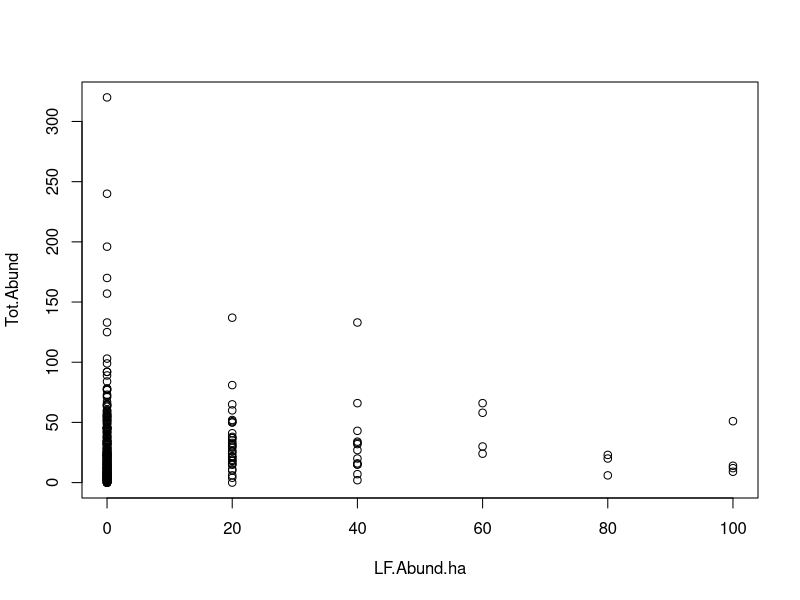
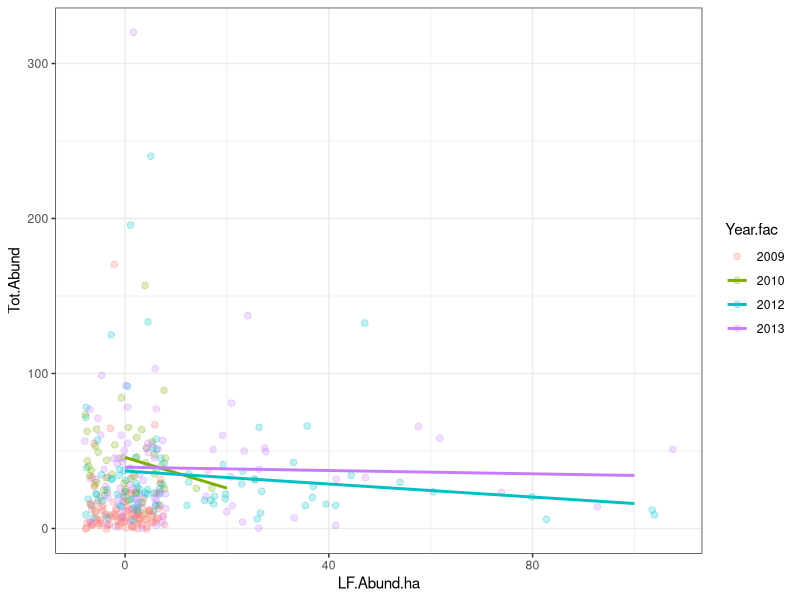
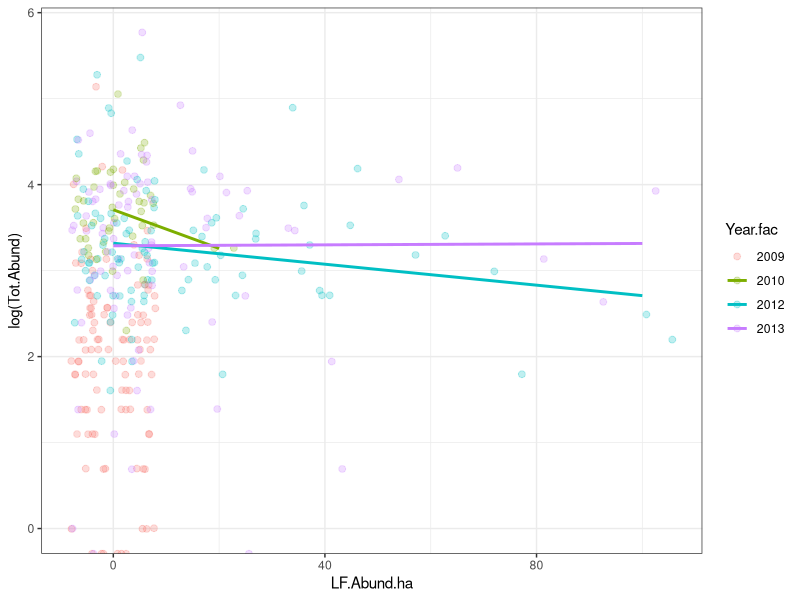
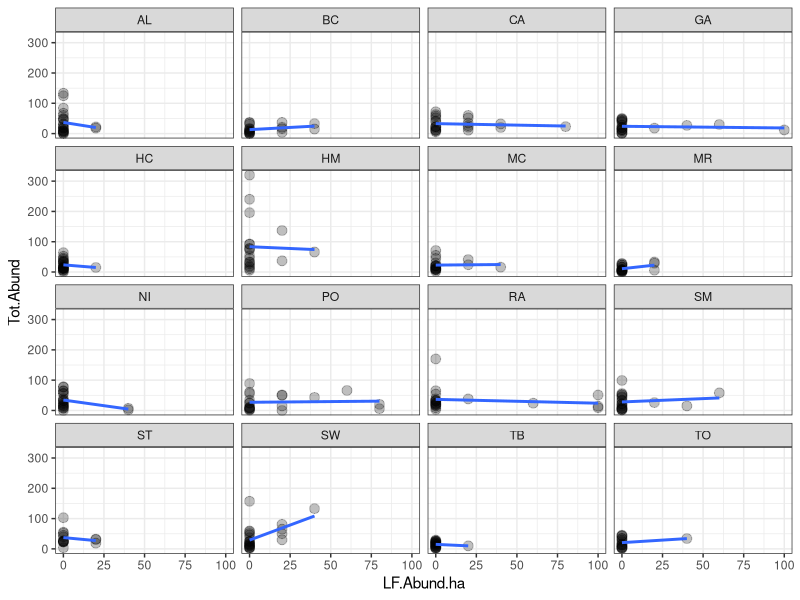
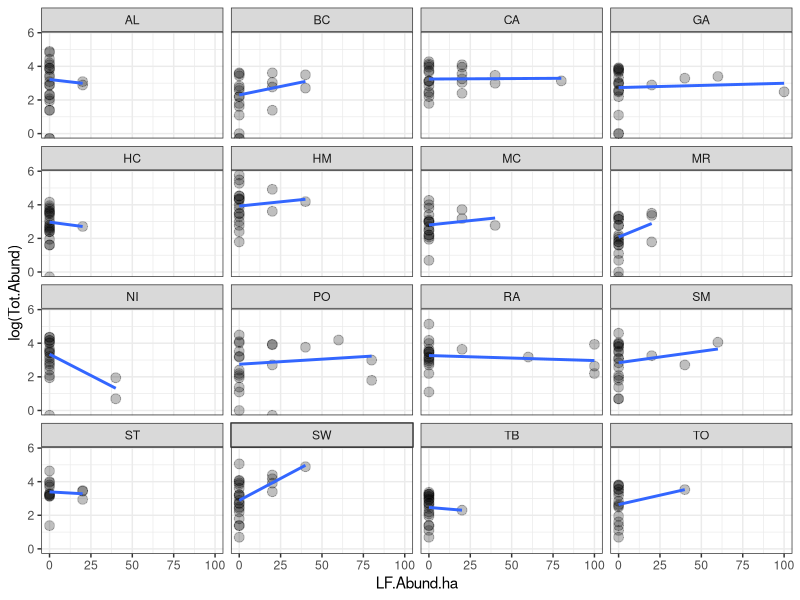
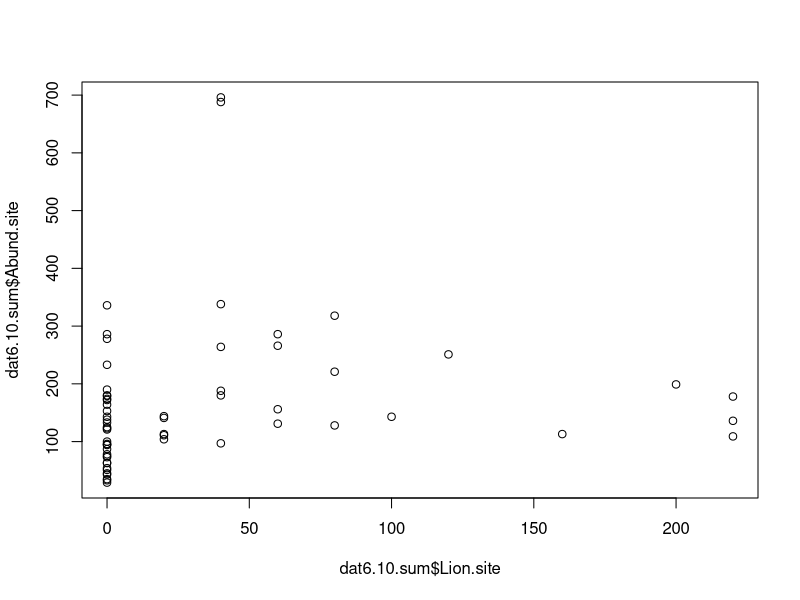

Recreate these plots in R, in order. (Note: this script raises an error after producing the figures.)
###############################################################################################
# RESPONSE: Invasive lionfish did not affect fish community structure across the Belizean Barrier Reef
# Authors: Hackerott, S., A. Valdivia C. E. Cox, N. J. Silbiger6, and J. F. Bruno
# Reanalysis: Ingeman, K. and M. Albins 
#Last edited: 7/1/2017
# NOTE: This code uses the raw count data at the transect level rather than mean density at the Site level 
##############################################################################################

library(lattice)
library(dplyr)
library(lme4)
library(ggplot2)

# convenience functions from b.bolker
plot.lmList <-
  function(object,ord.var=1,...) {
    ## Ord.var indicates which coefficient to 
    ##     sort the data frame of coefficients by.
    require(reshape)
    ## create a data.frame of coefs from list of glm fits.
    cL <- coef(object) 
    ## Adds a column for group ID --
    ## rownames (the variable upon which the fits were conditioned)
    ## -- here genotype. 
    cL$grp  <- rownames(cL) 
    if (is.numeric(ord.var) & length(ord.var)==1) {
      ## identify the ordering coefficient by name
      ord.var <- names(cL)[ord.var+1] 
      if (!ord.var %in% names(cL)) stop("unknown ordering variable")
      ## create a new order of factor levels for group ID
      cL$grp <- reorder(cL$grp,cL[[ord.var]])
    } else  
      ##otherwise just use the original ordering
      cL$grp <- reorder(cL$grp,ord.var) 
    ##"melt" or stack the data frame to 
    ##   allow a dotplot of each coefficient.
    dotplot(grp~value|variable,data=melt(cL),...) 
  }


qqmath.lmList <- function(object,...) {
  require(reshape)
  qqmath(~value|variable,data=melt(coef(object)),
         prepanel = prepanel.qqmathline,
         panel = function(x, ...) {
           panel.qqmathline(x, ...)
           panel.qqmath(x, ...)
         },
         scale=list(y=list(relation="free")))
}

overdisp_fun <- function(model) {
  ## number of variance parameters in 
  ##   an n-by-n variance-covariance matrix
  vpars <- function(m) {
    nrow(m)*(nrow(m)+1)/2
  }
  model.df <- sum(sapply(VarCorr(model),vpars))+length(fixef(model))
  (rdf <- nrow(model@frame)-model.df)
  rp <- residuals(model)
  Pearson.chisq <- sum(rp^2)
  prat <- Pearson.chisq/rdf
  pval <- pchisq(Pearson.chisq, df=rdf, lower.tail=FALSE,log.p=TRUE)
  c(chisq=Pearson.chisq,ratio=prat,p=exp(pval))
}

sprint <- function(m) lme4:::printMer(m,correlation=FALSE)

locscaleplot <- function(model,col="black") {
  f <- fitted(model)
  r <- sqrt(abs(residuals(model)))  ## had better be Pearson resids
  plot(f,r,col=col) 
  L1 <- loess(r~f)
  fvec = seq(min(f),max(f),length.out=150)
  lines(fvec,predict(L1,fvec),col=2)
}

dfun <- function(x) {
  x$AIC <- x$AIC-min(x$AIC)
  names(x)[2] <- "dAIC"
  x
}

badcorr <- function(x) {
  cc <- attr(x,"correlation")
  diag(cc) <- 0
  any(abs((abs(cc)-1))<1e-5)
}
anybadcorr <- function(x) {
  any(sapply(VarCorr(x),badcorr))
}

locscaleplot <- function(model,col="black") {
  f <- fitted(model)
  r <- abs(residuals(model))
  plot(f,r,col=col) 
  L1 <- loess(r~f)
  fvec = seq(min(f),max(f),length.out=150)
  lines(fvec,predict(L1,fvec),col=2)
}

printvc <- function(m,digits=2,ctol=1e-3) {
  v <- VarCorr(m)
  prtfun <- function(x) {
    cc <- attr(x,"correlation")
    diag(cc) <- 0
    corstr <- ifelse(abs(abs(cc)-1)<ctol,"="," ")
    ss <- format(x,digits=digits) ## sprintf(fmt,x)
    ss <- paste(ss,corstr,sep="")
    m <- matrix(ss,nrow=nrow(x))
    m[upper.tri(m)] <- ""
    dimnames(m) <- dimnames(x)
    ## writeLines(apply(m,1,paste,collapse=" "))
    print(m,quote=FALSE)
  }
  for (i in seq_along(v)) {
    cat(names(v)[i],":\n",sep="")
    prtfun(v[[i]])
    cat("\n")
  }
}

plot.ICtab <- function(x,sort=TRUE,within) {
  z <- with(x,data.frame(n=attr(x,"row.names"),dAIC))
  if (sort) z <- transform(z,n=reorder(n,dAIC))
  if (!missing(within)) z$dAIC[z$dAIC>within] <- NA
  dotplot(n~dAIC,data=z)
}

##Load data file pData6.10 (THIS IS COUNT DATA)
pData6.10<-read.csv('pData6.10.csv')

str(pData6.10) # Year and Transect treated as integers instead of factors

# f.Year is factor variable
pData6.10$Year.fac <- factor(pData6.10$Year)

# convert Transect to factor variable
as.factor(pData6.10$Transect) 

# calculate *relative* area of total transects searched at each site each year 
# to offset survey intensities (doesn't need to be actual area)
# using length() for each factor combinations

pData6.10$Area.off <- ave(pData6.10$Transect, pData6.10[,c("Site","Year.fac")], FUN=length)
str(pData6.10)

# some exploratory plots
plot(Tot.Abund~LF.Abund.ha, data=pData6.10)

ggplot(pData6.10,aes(x=LF.Abund.ha,y=Tot.Abund, colour=Year.fac))+
  geom_point(alpha = 1/4, size = 2, position = "jitter") +
  geom_smooth(method=lm, se=FALSE) +
  theme_bw()
# no lionfish and few other fish in 2009
# not a linear relationship; try log abunda

ggplot(pData6.10,aes(x=LF.Abund.ha,y=log(Tot.Abund), colour=Year.fac))+
  geom_point(alpha = 1/4, size = 2, position = "jitter") +
  geom_smooth(method=lm, se=FALSE) +
  theme_bw()

ggplot(pData6.10,aes(x=LF.Abund.ha,y=Tot.Abund)) +
  geom_point(alpha = 1/4, size = 3) +
  geom_smooth(method=lm, se=FALSE) + 
  theme_bw()+
  facet_wrap(~Site, nrow=4)

ggplot(pData6.10,aes(x=LF.Abund.ha,y=log(Tot.Abund))) +
  geom_point(alpha = 1/4, size = 3) +
  geom_smooth(method=lm, se=FALSE) + 
  theme_bw()+
  facet_wrap(~Site, nrow=4)
# no real pattern in overall abundance or (log)abundance at the transect level
# consider dropping CLPA as they are not particularly important in diet and hugely variable
############################################################################


############################################################################
# sum total fish abundance and lionfish density at each SITE for each YEAR # 
############################################################################
grp.dat <- group_by(pData6.10, Site, Year.fac, Area.off)
dat6.10.sum <- summarize(grp.dat, Abund.site = sum(Tot.Abund), Lion.site = sum(LF.Abund.ha))

# visulaize relationship between lionfish and prey abundance 
plot(dat6.10.sum$Abund.site~dat6.10.sum$Lion.site) # large number of observations with no lionfish
# and a couple of very high values 

# visulaize relationship between and site and prey abundance
plot(dat6.10.sum$Abund.site~dat6.10.sum$Site) # unequal variance among sites esp HM

plot(dat6.10.sum$Abund.site~dat6.10.sum$Year.fac) # similar variances; consider outliers esp in 2012-2013; Species = CLPA


# other plots to look at patterns in data

ggplot(dat6.10.sum,aes(x=Lion.site,y=Abund.site))+
  geom_point() +
  geom_smooth(method=lm, se=FALSE) + 
  theme_bw()+
  facet_wrap(~Site, nrow=4) # don't see a clear pattern of lionfish effects at each site
# does suggest random site effects
# also suggests to me that lionfish averages at the site level are not a good predictor of Site-wide abundance 
ggplot(dat6.10.sum,aes(x=Lion.site,y=Abund.site, colour=Year.fac))+
  geom_point() +
  theme_bw()+
  facet_wrap(~Site, nrow=4)

#######################################################################################################
################ Drop CLPA  ###########################################################################
#######################################################################################################

noCLPA<-pData6.10[,-20]

dat.noCLPA<-noCLPA %>%
mutate(Abund.no = rowSums(.[8:39]))

grp.dat.no <- group_by(dat.noCLPA, Site, Year.fac, Area.off)
dat6.10.sum.no <- summarize(grp.dat.no, Abund.site = sum(Abund.no), Lion.site = sum(LF.Abund.ha))

#######################################################################################################
################ Fit models ###########################################################################
#######################################################################################################
# start with lm
m0 <- lm(Abund.site  ~ Year.fac + Lion.site + offset(Area.off), 
            data = dat6.10.sum)
plot(m0)
# obs 22, 23, 39 extreme values
m0.no <- lm(Abund.site  ~ Year.fac + Lion.site + offset(Area.off), 
            data = dat6.10.sum.no)
summary(m0.no)
plot(m0.no)

# fit fixed and random effects
m1 <- glmer(Abund.site  ~ Year.fac + Lion.site + 
                 offset(Area.off) + (1 | Site), 
               data = dat6.10.sum, family = poisson(), nAGQ = 0)
summary(m1) # lionfish effects non-sig and postive

m1.no <- glmer(Abund.site  ~ Year.fac + Lion.site + 
                 offset(Area.off) + (1 | Site), 
               data = dat6.10.sum.no, family = poisson(), nAGQ = 0)
summary(m1.no)

plot(resid(m1)~dat6.10.sum$Lion.site) # variance reverse horn-shaped 
plot(resid(m1)~dat6.10.sum$Year.fac)
plot(resid(m1)~dat6.10.sum$Site)

qqmath(m1) # issues: some observations fall outside the range of distribution
deviance(m1)

# visualize 

locscaleplot(m1)
#######################################################################################################
################ Tests for significance and effect size ################################################
#######################################################################################################


exp(cbind(fixef(m1), 
          confint(m1.sc, parm = "beta_", method = "Wald")))

exp(cbind(fixef(m1.sc), 
          confint(m1.sc, parm = "beta_", method = "boot")))

drop1(m1.sc, test = "Chisq")
